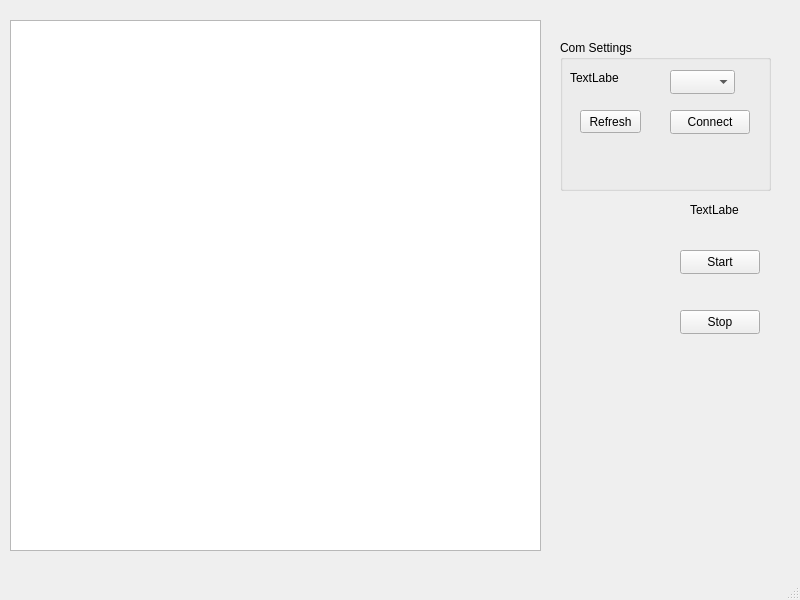
<?xml version="1.0" encoding="UTF-8"?>
<ui version="4.0">
 <class>MainWindow</class>
 <widget class="QMainWindow" name="MainWindow">
  <property name="geometry">
   <rect>
    <x>0</x>
    <y>0</y>
    <width>800</width>
    <height>600</height>
   </rect>
  </property>
  <property name="windowTitle">
   <string>MainWindow</string>
  </property>
  <widget class="QWidget" name="centralwidget">
   <widget class="QPushButton" name="pushButtonStart">
    <property name="geometry">
     <rect>
      <x>680</x>
      <y>250</y>
      <width>80</width>
      <height>24</height>
     </rect>
    </property>
    <property name="text">
     <string>Start</string>
    </property>
   </widget>
   <widget class="QPushButton" name="pushButtonStop">
    <property name="geometry">
     <rect>
      <x>680</x>
      <y>310</y>
      <width>80</width>
      <height>24</height>
     </rect>
    </property>
    <property name="text">
     <string>Stop</string>
    </property>
   </widget>
   <widget class="QLabel" name="label">
    <property name="geometry">
     <rect>
      <x>690</x>
      <y>200</y>
      <width>49</width>
      <height>20</height>
     </rect>
    </property>
    <property name="text">
     <string>TextLabel</string>
    </property>
   </widget>
   <widget class="QPlainTextEdit" name="plainTextEdit">
    <property name="geometry">
     <rect>
      <x>10</x>
      <y>20</y>
      <width>531</width>
      <height>531</height>
     </rect>
    </property>
   </widget>
   <widget class="QGroupBox" name="groupBox">
    <property name="geometry">
     <rect>
      <x>560</x>
      <y>40</y>
      <width>211</width>
      <height>151</height>
     </rect>
    </property>
    <property name="title">
     <string>Com Settings</string>
    </property>
    <widget class="QLabel" name="label_2">
     <property name="geometry">
      <rect>
       <x>10</x>
       <y>30</y>
       <width>49</width>
       <height>16</height>
      </rect>
     </property>
     <property name="text">
      <string>TextLabel</string>
     </property>
    </widget>
    <widget class="QComboBox" name="comboBox">
     <property name="geometry">
      <rect>
       <x>110</x>
       <y>30</y>
       <width>65</width>
       <height>24</height>
      </rect>
     </property>
    </widget>
    <widget class="QToolButton" name="toolButtonRefresh">
     <property name="geometry">
      <rect>
       <x>20</x>
       <y>70</y>
       <width>61</width>
       <height>23</height>
      </rect>
     </property>
     <property name="text">
      <string>Refresh</string>
     </property>
    </widget>
    <widget class="QPushButton" name="pushButtonConnect">
     <property name="geometry">
      <rect>
       <x>110</x>
       <y>70</y>
       <width>80</width>
       <height>24</height>
      </rect>
     </property>
     <property name="text">
      <string>Connect</string>
     </property>
    </widget>
   </widget>
  </widget>
  <widget class="QMenuBar" name="menubar">
   <property name="geometry">
    <rect>
     <x>0</x>
     <y>0</y>
     <width>800</width>
     <height>21</height>
    </rect>
   </property>
  </widget>
  <widget class="QStatusBar" name="statusbar"/>
 </widget>
 <resources/>
 <connections/>
</ui>
